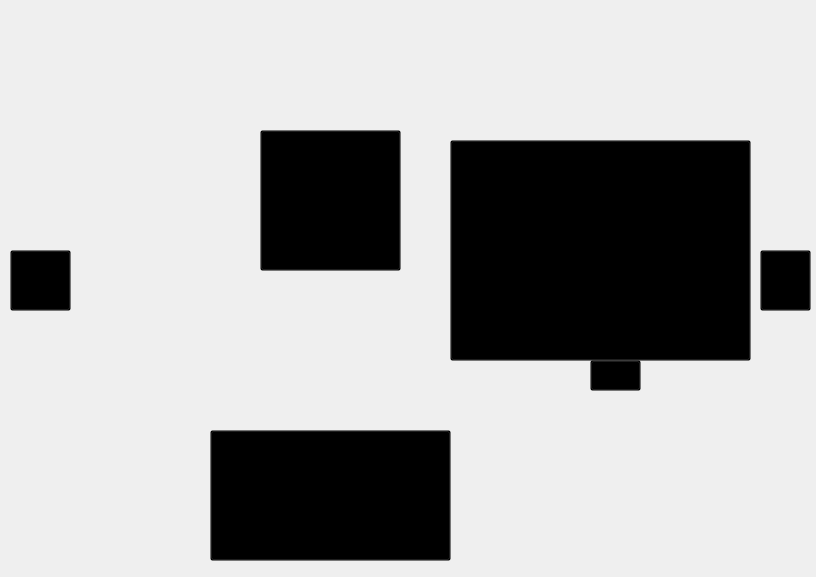
<?xml version="1.0" encoding="UTF-8"?>
<ui version="4.0">
 <class>lazer</class>
 <widget class="QMainWindow" name="lazer">
  <property name="geometry">
   <rect>
    <x>0</x>
    <y>0</y>
    <width>816</width>
    <height>577</height>
   </rect>
  </property>
  <property name="minimumSize">
   <size>
    <width>816</width>
    <height>577</height>
   </size>
  </property>
  <property name="maximumSize">
   <size>
    <width>816</width>
    <height>577</height>
   </size>
  </property>
  <property name="windowTitle">
   <string>Jogo</string>
  </property>
  <widget class="QWidget" name="lazer1">
   <widget class="QLabel" name="label">
    <property name="geometry">
     <rect>
      <x>0</x>
      <y>0</y>
      <width>816</width>
      <height>577</height>
     </rect>
    </property>
    <property name="minimumSize">
     <size>
      <width>816</width>
      <height>577</height>
     </size>
    </property>
    <property name="maximumSize">
     <size>
      <width>816</width>
      <height>577</height>
     </size>
    </property>
    <property name="text">
     <string/>
    </property>
    <property name="pixmap">
     <pixmap resource="../../imagens/Lazer/lazer.qrc">:/png/LazerCube.png</pixmap>
    </property>
    <property name="scaledContents">
     <bool>true</bool>
    </property>
   </widget>
   <widget class="QPushButton" name="relogio">
    <property name="geometry">
     <rect>
      <x>260</x>
      <y>130</y>
      <width>141</width>
      <height>141</height>
     </rect>
    </property>
    <property name="styleSheet">
     <string notr="true">background-color: rgba(0, 0, 0, 0)</string>
    </property>
    <property name="text">
     <string/>
    </property>
   </widget>
   <widget class="QPushButton" name="teclado">
    <property name="geometry">
     <rect>
      <x>210</x>
      <y>430</y>
      <width>241</width>
      <height>131</height>
     </rect>
    </property>
    <property name="styleSheet">
     <string notr="true">background-color: rgba(0, 0, 0, 0)</string>
    </property>
    <property name="text">
     <string/>
    </property>
   </widget>
   <widget class="QPushButton" name="tv">
    <property name="geometry">
     <rect>
      <x>450</x>
      <y>140</y>
      <width>301</width>
      <height>221</height>
     </rect>
    </property>
    <property name="styleSheet">
     <string notr="true">background-color: rgba(0, 0, 0, 0)</string>
    </property>
    <property name="text">
     <string/>
    </property>
   </widget>
   <widget class="QPushButton" name="morse">
    <property name="geometry">
     <rect>
      <x>590</x>
      <y>360</y>
      <width>51</width>
      <height>31</height>
     </rect>
    </property>
    <property name="styleSheet">
     <string notr="true">background-color: rgba(0, 0, 0, 0)</string>
    </property>
    <property name="text">
     <string/>
    </property>
   </widget>
   <widget class="QLabel" name="label_2">
    <property name="geometry">
     <rect>
      <x>10</x>
      <y>260</y>
      <width>50</width>
      <height>50</height>
     </rect>
    </property>
    <property name="minimumSize">
     <size>
      <width>50</width>
      <height>50</height>
     </size>
    </property>
    <property name="text">
     <string/>
    </property>
    <property name="pixmap">
     <pixmap resource="../../imagens/Lazer/lazer.qrc">:/png/setaE.png</pixmap>
    </property>
    <property name="scaledContents">
     <bool>true</bool>
    </property>
   </widget>
   <widget class="QLabel" name="label_3">
    <property name="geometry">
     <rect>
      <x>760</x>
      <y>260</y>
      <width>50</width>
      <height>50</height>
     </rect>
    </property>
    <property name="minimumSize">
     <size>
      <width>50</width>
      <height>50</height>
     </size>
    </property>
    <property name="text">
     <string/>
    </property>
    <property name="pixmap">
     <pixmap resource="../../imagens/Lazer/lazer.qrc">:/png/setaD.png</pixmap>
    </property>
    <property name="scaledContents">
     <bool>true</bool>
    </property>
   </widget>
   <widget class="QPushButton" name="esquerda">
    <property name="geometry">
     <rect>
      <x>10</x>
      <y>250</y>
      <width>61</width>
      <height>61</height>
     </rect>
    </property>
    <property name="styleSheet">
     <string notr="true">background-color:rgba(0, 0, 0, 0);</string>
    </property>
    <property name="text">
     <string/>
    </property>
   </widget>
   <widget class="QPushButton" name="direita">
    <property name="geometry">
     <rect>
      <x>760</x>
      <y>250</y>
      <width>51</width>
      <height>61</height>
     </rect>
    </property>
    <property name="styleSheet">
     <string notr="true">background-color:rgba(0, 0, 0, 0);</string>
    </property>
    <property name="text">
     <string/>
    </property>
   </widget>
  </widget>
 </widget>
 <resources>
  <include location="../../imagens/Lazer/lazer.qrc"/>
 </resources>
 <connections/>
</ui>
